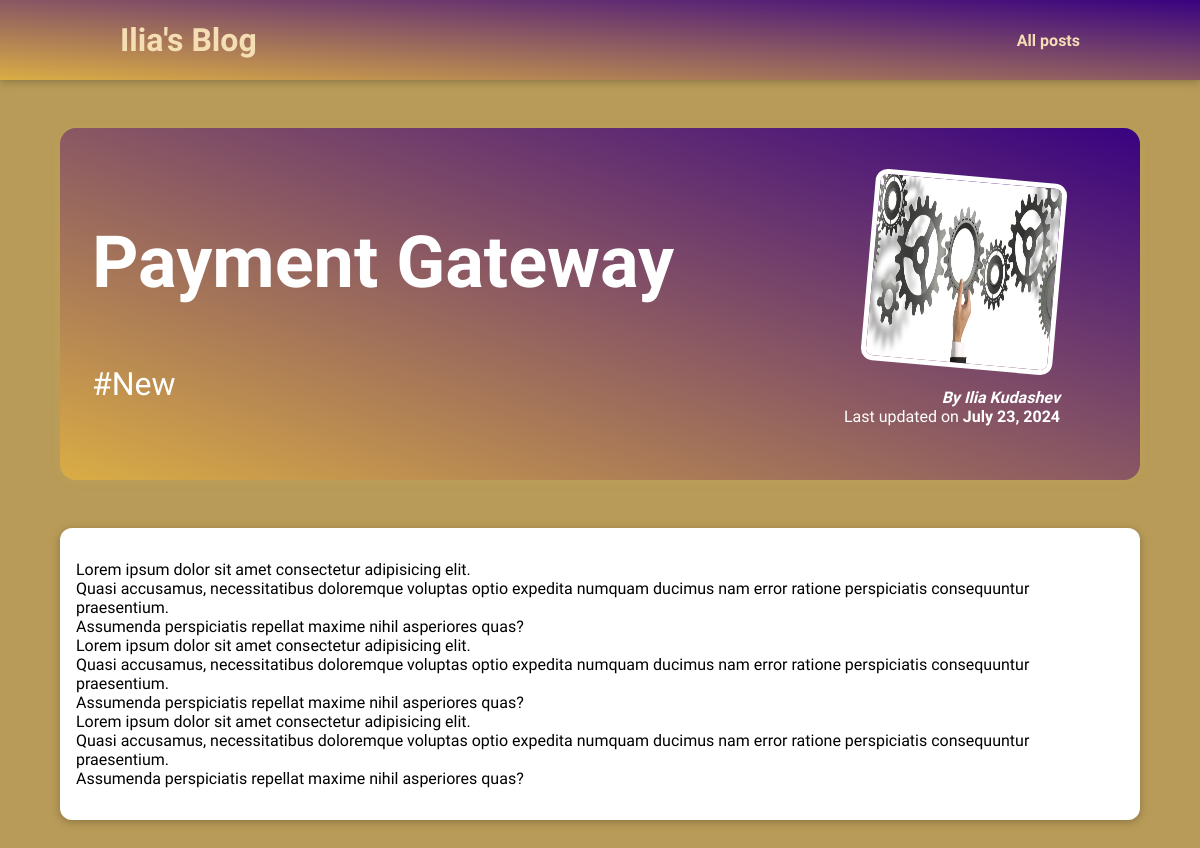
The app's page /posts/payment-gateway with its own data.
### blog/models.py (models this page shows, shortened)
class Post(models.Model):
    title = models.CharField(max_length=50)
    author= models.ForeignKey(Author, on_delete=models.SET_NULL, related_name="posts", null = True)
    excerpt = models.CharField(max_length=300)
    image_name = models.CharField(max_length=50)
    date_created = models.DateField(auto_now_add=True)
    date_edited = models.DateField(auto_now=True)
    slug = models.SlugField(default="", null=False, db_index=True, unique=True)
    content = models.TextField(validators=[MinLengthValidator(10)])
    tag = models.ManyToManyField(Tag)

class Tag(models.Model):
    caption = models.CharField(max_length = 20)

class Author(models.Model):
    first_name = models.CharField(max_length = 50)
    last_name = models.CharField(max_length = 50)
    e_mail = models.EmailField(null=True)
    def __str__(self) -> str:
        return f"{self.first_name} {self.last_name}"

### blog/views.py (the view)
# urls.py: path("posts/<slug:slug>", views.post_detail, name="post-detail-page") # "slug" - the name of concept with dynamic segment. The slug is unique
def post_detail(request, slug):
  selected_post = get_object_or_404(Post, slug=slug)
  return render(request, "blog/post-detail.html",{
    "post": selected_post,
    "post_tags": selected_post.tag.all()
  })

### blog/templates/blog/post-detail.html (shortened to what this page needs)
{% extends "base.html" %}
{% load static %}
{% block css_files %}
<link rel="stylesheet" href="{% static "blog/post-detail.css"%}">
{% endblock %}
{% block content %}
<section id = "summary">
    <h2>{{post.title}}</h2>
    <div>
        {% for tag in post_tags %}
        <span> #{{tag.caption}} </span>
        {% endfor %}
    </div>
    <article>
        <img src="{% static "blog/images/"|add:post.image_name %}" alt="{{post.title}}">
        <address>By <a href="mailto:{{post.author.e_mail}}"> {{post.author}}</a></address>
            <div>
                Last updated on <time>{{post.date_edited}}</time>
            </div>
    </article>
</section>
<main>
    <p>
        {{post.content|linebreaks}}
    </p>
</main>
{%endblock %}

### static/app.css (style rules this page uses)
* { box-sizing: border-box; }
html { font-family: "Play", sans-serif; }
body { margin: 0; }
h1, h2, h3 { font-family: "Play", sans-serif; font-weight: bold; }

### blog/static/blog/post-detail.css (style rules this page uses)
body { background-color: #b89b58; }
#summary { margin: 8rem auto 3rem auto; padding: 2rem; width: 90%; max-width: 90rem; border-radius: 16px; background: linear-gradient(to right top, #daad45, #390281); position: relative; box-shadow: 0 2px 8px rgba(202, 181, 86, 0.25); height: 22rem; }
#summary h2 { color: white; font-size: 4.5rem; }
#summary div span { color: white; font-size: 2rem; }
#summary article { position: absolute; top: 2rem; right: 3rem; padding: 1rem 2rem; border-radius: 12px; text-align: right; color: white; }
#summary article img { width: 12rem; height: 12rem; border-radius: 12px; transform: rotateZ(5deg); border: 5px solid white; margin-bottom: 1rem; }
#summary a { color: white; text-decoration: none; }
#summary address { font-weight: bold; }
#summary time { font-weight: bold; }
main { width: 90%; max-width: 90rem; margin: 3rem auto; background-color: white; padding: 1rem; border-radius: 12px; box-shadow: 0 2px 8px rgba(0, 0, 0, 0.25); }

### records on screen
Post: title "Payment Gateway", image_name (picture), author "Ilia Kudashev", date_edited "July 23, 2024", content "Lorem ipsum dolor sit amet consectetur adipisicing elit. Quasi accusamus, necessitatibus doloremque voluptas optio expedita numquam ducimus nam error ratione perspiciatis consequuntur praesentium. Assumenda perspiciatis repellat maxime nihil asperiores quas? Lorem ipsum dolor sit amet consectetur adipisicing elit. Quasi accusamus, necessitatibus doloremque voluptas optio expedita numquam ducimus nam error ratione perspiciatis consequuntur praesentium. Assumenda perspiciatis repellat maxime nihil asperiores quas? Lorem ipsum dolor sit amet consectetur adipisicing elit. Quasi accusamus, necessitatibus doloremque voluptas optio expedita numquam ducimus nam error ratione perspiciatis…"
Tag: caption "New"
